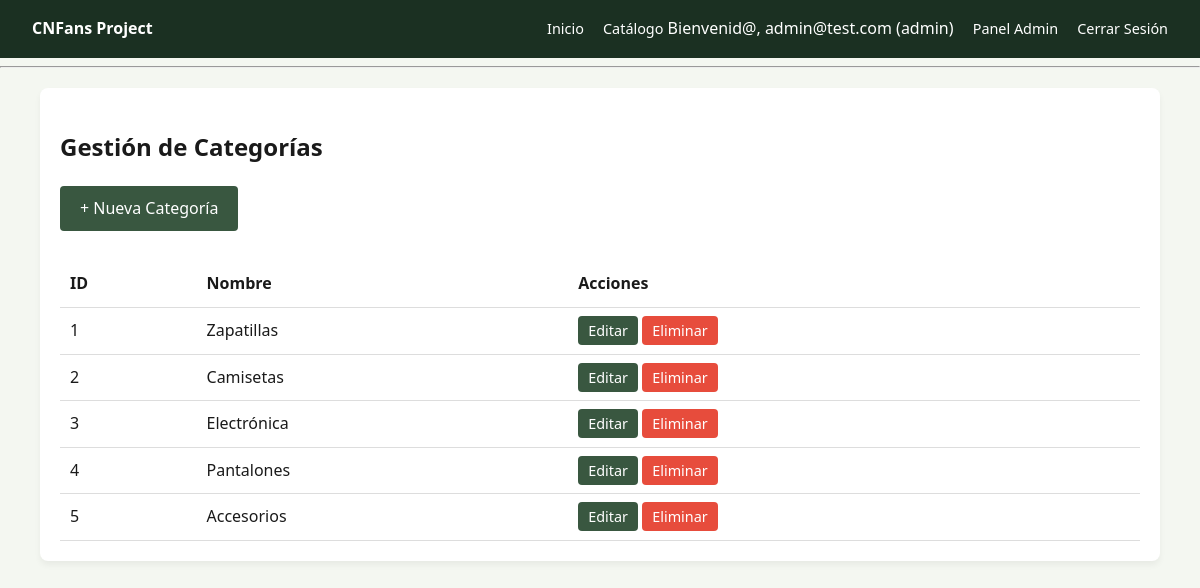
/admin_cat/admin_categorias.php (signed in), run on the app's committed database.
### tables this page shows
CREATE TABLE categorias (
    id INT AUTO_INCREMENT PRIMARY KEY,
    nombre VARCHAR(50) NOT NULL UNIQUE
);

### admin_cat/admin_categorias.php (the view, shortened to what this page needs)
<?php
include '../config/db.php';
include '../includes/header.php';
$sql = "SELECT * FROM categorias ORDER BY id ASC";
$result = mysqli_query($conexion, $sql);
?>
<main class="container">
    <h2>Gestión de Categorías</h2>
    <a href="crear_categoria.php" class="btn" style="margin-bottom: 20px; display:inline-block;">+ Nueva Categoría</a>
    <table class="table-admin">
        <thead>
            <tr>
                <th>ID</th>
                <th>Nombre</th>
                <th>Acciones</th>
            </tr>
        </thead>
        <tbody>
            <?php while($row = mysqli_fetch_assoc($result)): ?>
            <tr>
                <td><?php echo $row['id']; ?></td>
                <td><?php echo $row['nombre']; ?></td>
                <td>
                    <a href="editar_categoria.php?id=<?php echo $row['id']; ?>" class="btn-sm">Editar</a>
                    <a href="eliminar_categoria.php?id=<?php echo $row['id']; ?>" class="btn-sm btn-danger" onclick="return confirm('¿Seguro? Esto eliminará todos los productos de esta categoría.');">Eliminar</a>
                </td>
            </tr>
            <?php endwhile; ?>
        </tbody>
    </table>
</main>
</body>
</html>

### css/estilo.css (style rules this page uses)
:root { --verde-oscuro: #1b3022; --verde-medio: #395740; --verde-claro: #8da47e; --fondo: #f4f7f1; --texto: #1a1a1a; --blanco: #ffffff; }
body { font-family: 'Segoe UI', Tahoma, Geneva, Verdana, sans-serif; background-color: var(--fondo); color: var(--texto); margin: 0; line-height: 1.6; }
.container { width: 90%; max-width: 1200px; margin: 20px auto; padding: 20px; background: var(--blanco); border-radius: 8px; box-shadow: 0 4px 6px rgba(0, 0, 0, 0.05); }
.btn { display: inline-block; padding: 10px 20px; background-color: var(--verde-medio); color: white; text-decoration: none; border-radius: 4px; border: none; cursor: pointer; }

### admin_cat/admin_categorias.php (style rules this page uses)
.table-admin { width: 100%; border-collapse: collapse; margin-top: 10px; background: white; }
.table-admin th, .table-admin td { padding: 10px; text-align: left; border-bottom: 1px solid #ddd; }
.btn-sm { padding: 5px 10px; font-size: 0.9rem; border-radius: 4px; text-decoration: none; color: white; background-color: #395740 !important; transition: background 0.3s; }
.btn-danger { background-color: #e74c3c !important; }

### data on the page
categorias: id "1", nombre "Zapatillas"
categorias: id "2", nombre "Camisetas"
categorias: id "3", nombre "Electrónica"
categorias: id "4", nombre "Pantalones"
categorias: id "5", nombre "Accesorios"

### other printed values
$_SESSION['email'] "admin@test.com"
$_SESSION['rol'] "admin"
